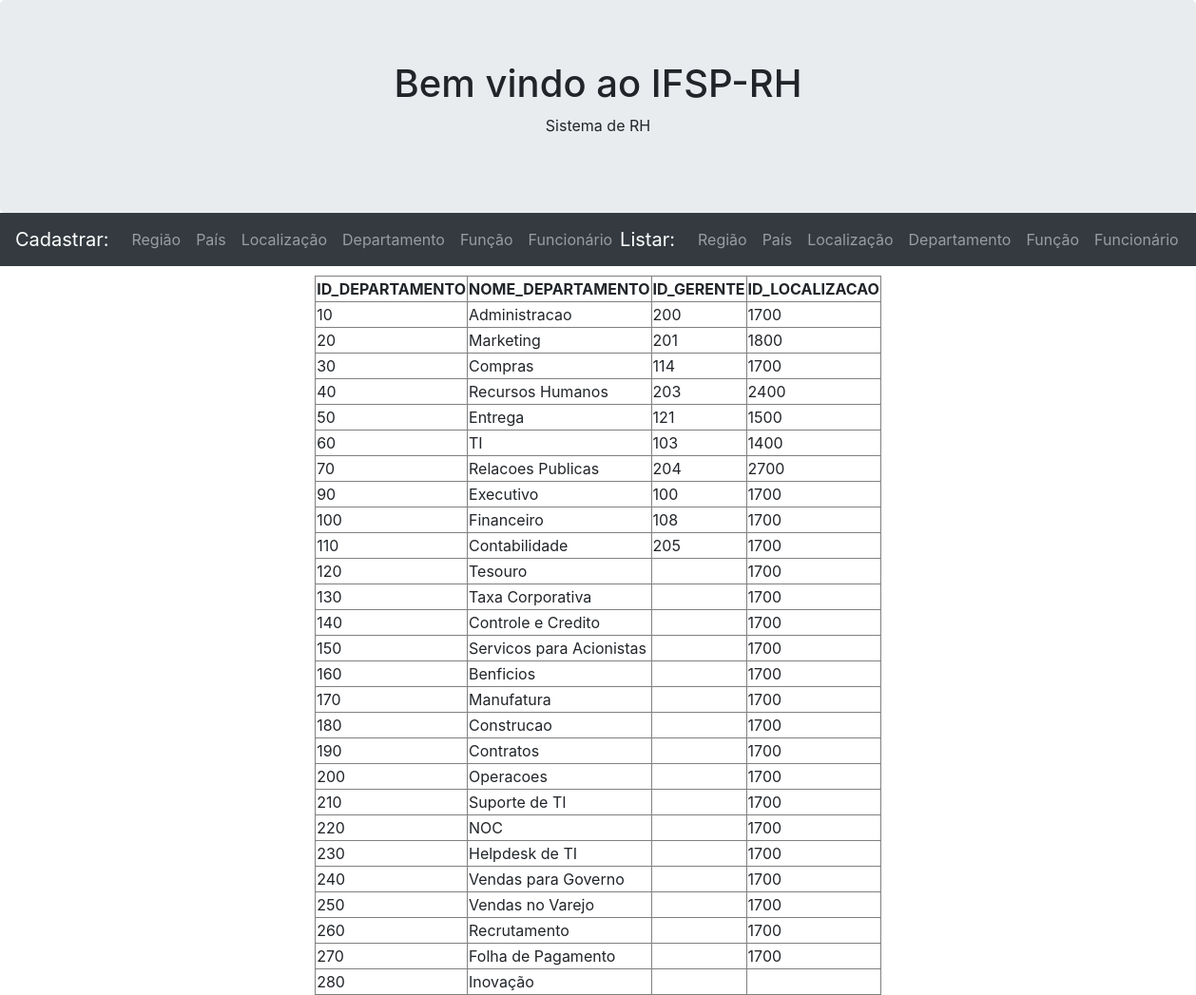
The app's page /listar_departamento.php, older data.
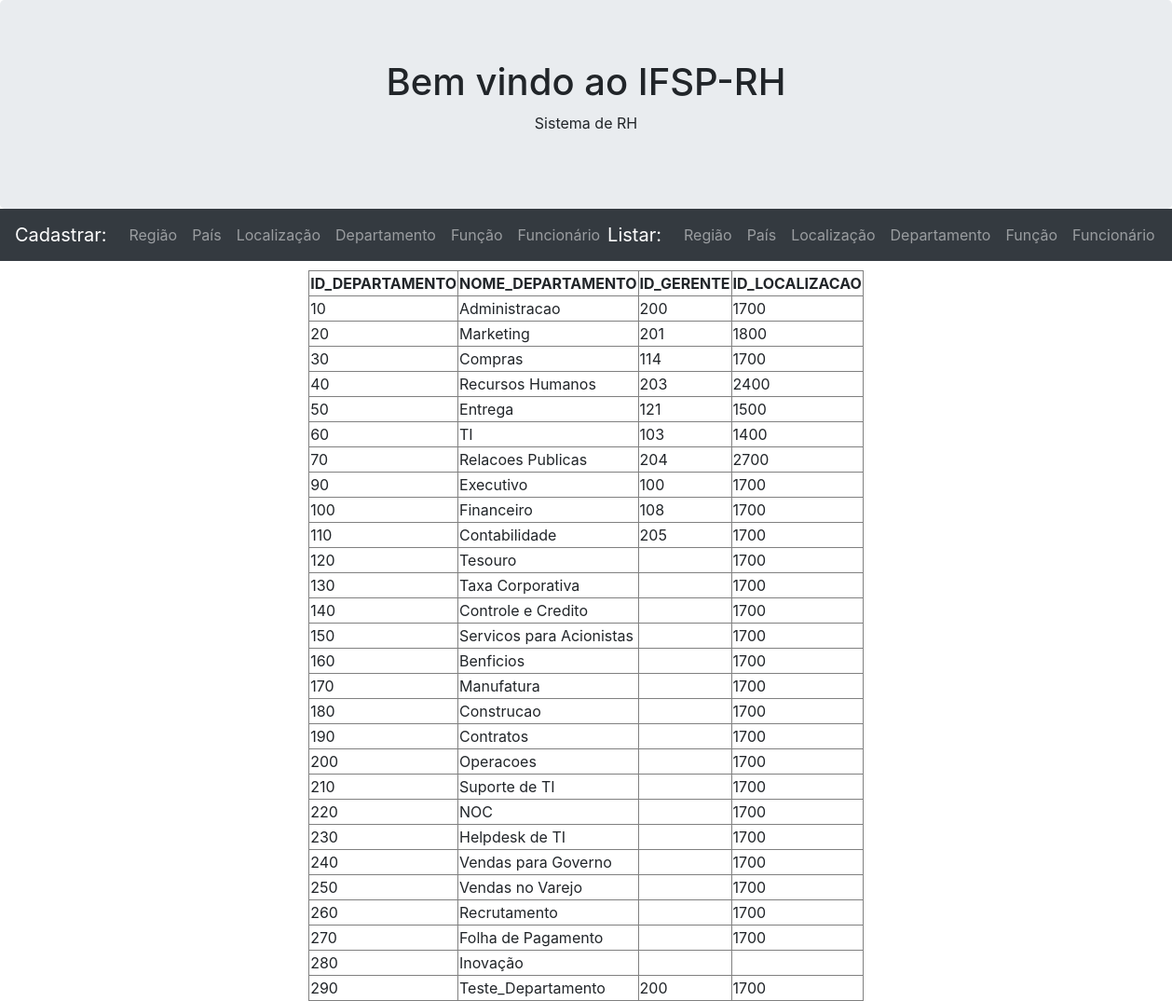
The same page, newer data.
### tables this page shows
CREATE TABLE `departamento` (
  `ID_DEPARTAMENTO` int(11) NOT NULL,
  `NOME_DEPARTAMENTO` varchar(30) DEFAULT NULL,
  `ID_GERENTE` int(11) DEFAULT NULL,
  `ID_LOCALIZACAO` int(11) DEFAULT NULL
);

### listar_departamento.php (the view, shortened to what this page needs)
<?php
    include "cabecalho.php";
    include "conexao.php";
    $sql = "SELECT ID_DEPARTAMENTO, NOME_DEPARTAMENTO, ID_GERENTE, ID_LOCALIZACAO FROM DEPARTAMENTO";
    $resultado = $conexao->query($sql);
?>
<center>
<table border='1'>
    <tr>
        <th>ID_DEPARTAMENTO</th>
        <th>NOME_DEPARTAMENTO</th>
        <th>ID_GERENTE</th>
        <th>ID_LOCALIZACAO</th>
    </tr>
    <?php
        foreach($resultado as $i=>$t){
            echo "<tr>
                    <td>".$t["ID_DEPARTAMENTO"]."</td>
                    <td>".$t["NOME_DEPARTAMENTO"]."</td>
                    <td>".$t["ID_GERENTE"]."</td>
                    <td>".$t["ID_LOCALIZACAO"]."</td>
                  </tr>";
        }
    ?>
</table>
</body>
</html>

### cabecalho.php (shortened to what this page needs)
<!DOCTYPE html>
<html>
    <head>
        <link rel="stylesheet" href="folha_estilo.css"/>
        <link rel="stylesheet" href="https://maxcdn.bootstrapcdn.com/bootstrap/4.5.2/css/bootstrap.min.css">
    </head>
    <body>
    <div class="jumbotron text-center"  style="margin-bottom:0">
        <h1>Bem vindo ao IFSP-RH</h1>
        <p>Sistema de RH</p>
    </div>
    <nav class="navbar navbar-expand-sm bg-dark navbar-dark" style="margin-bottom:10px">
        <div class="collapse navbar-collapse" id="collapsibleNavbar-left">
        <a class="navbar-brand">Cadastrar:</a>
            <ul class="navbar-nav">
            <li class="nav-item">
                <a class="nav-link" href="cadastrar_regiao.php">Região</a>
            </li>
            <li class="nav-item">
                <a class="nav-link" href="cadastrar_pais.php">País</a>
            </li>
            <li class="nav-item">
                <a class="nav-link" href="cadastrar_localizacao.php">Localização</a>
            </li>
            <li class="nav-item">
                <a class="nav-link" href="cadastrar_departamento.php">Departamento</a>
            </li>
            <li class="nav-item">
                <a class="nav-link" href="cadastrar_funcao.php">Função</a>
            </li>
            <li class="nav-item">
                <a class="nav-link" href="cadastrar_funcionario.php">Funcionário</a>
            </li>
            </ul>
    </div>
    <div class="collapse navbar-collapse justify-content-between" id="collapsibleNavbar-right">
        <a class="navbar-brand ml-auto">Listar:</a>
        <ul class="navbar-nav">
        <li class="nav-item">
            <a class="nav-link" href="listar_regiao.php">Região</a>
        </li>
        <li class="nav-item">
            <a class="nav-link" href="listar_pais.php">País</a>
        </li>
        <li class="nav-item">
            <a class="nav-link" href="listar_localizacao.php">Localização</a>
        </li>
        <li class="nav-item">
            <a class="nav-link" href="listar_departamento.php">Departamento</a>
        </li>
        <li class="nav-item">
            <a class="nav-link" href="listar_funcao.php">Função</a>
        </li>
        <li class="nav-item">
            <a class="nav-link" href="listar_funcionario.php">Funcionário</a>
        </li>
        </ul>
    </div>
</nav>

Row changes from the older to the newer data that the page shows:
added departamento: ID_DEPARTAMENTO "290", NOME_DEPARTAMENTO "Teste_Departamento", ID_GERENTE "200", ID_LOCALIZACAO "1700"
